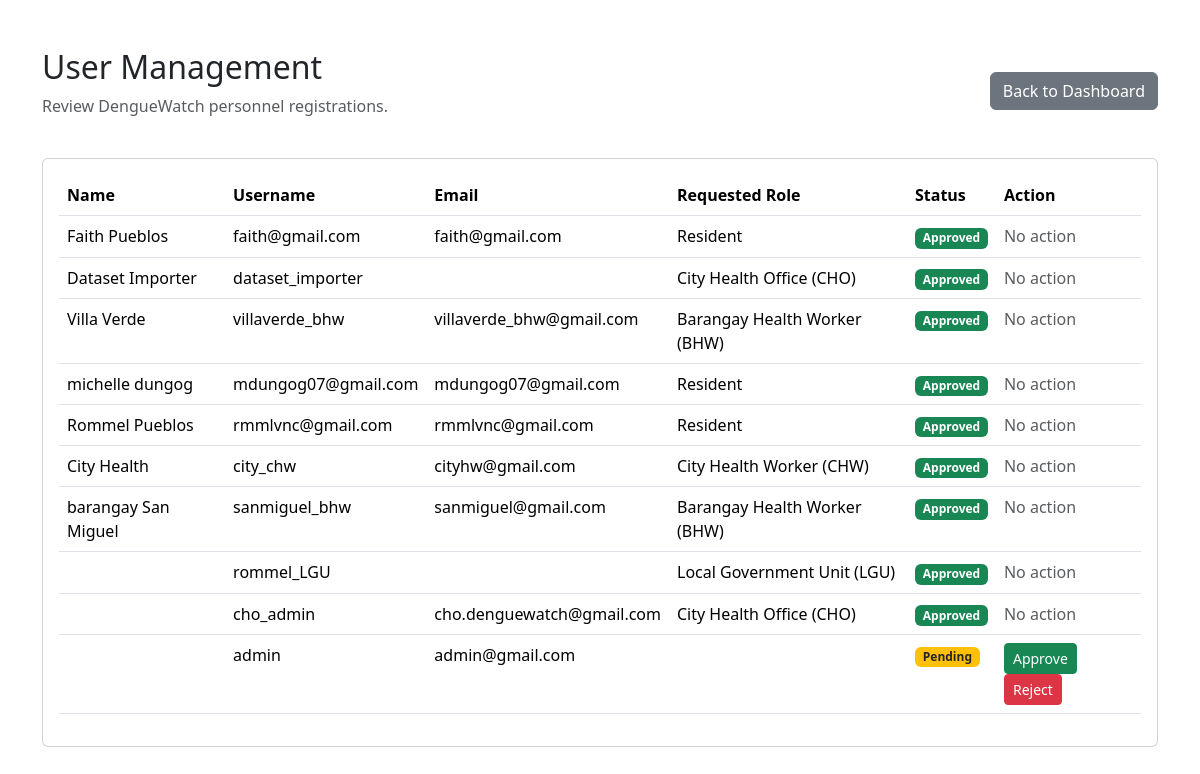
Page /user-management/ (signed in) on the committed database.
### monitoring/models.py (models this page shows, shortened)
class UserAccount(AbstractUser):
    ROLE_CHOICES = [
        ('CHO', 'City Health Office (CHO)'),
        ('CHW', 'City Health Worker (CHW)'),
        ('BHW', 'Barangay Health Worker (BHW)'),
        ('LGU', 'Local Government Unit (LGU)'),
        ('RESIDENT', 'Resident'),
    ]
    STATUS_CHOICES = [
        ('PENDING', 'Pending'),
        ('APPROVED', 'Approved'),
        ('REJECTED', 'Rejected'),
    ]
    assigned_barangay = models.ForeignKey(
        Barangay,
        on_delete=models.SET_NULL,
        null=True,
        blank=True,
        related_name='assigned_bhws'
    )
    assigned_purok = models.ForeignKey(
        Purok,
        on_delete=models.SET_NULL,
        null=True,
        blank=True,
        related_name='assigned_bhws'
    )
    role = models.CharField(
        max_length=10,
        choices=ROLE_CHOICES,
        default='BHW'
    )
    account_status = models.CharField(
        max_length=10,
        choices=STATUS_CHOICES,
        default='PENDING'
    )
    profile_picture = models.ImageField(
        upload_to='profile_pictures/',
        blank=True,
        null=True
    )
    contact_number = models.CharField(
        max_length=20,
        blank=True
    )
    address = models.TextField(
        blank=True
    )

### monitoring/views.py (the view)
        @login_required(login_url='login')
        def wrapper(request, *args, **kwargs):
            user_role = getattr(
                request.user,
                'role',
                None
            )
            if user_role not in allowed_roles:
                messages.error(
                    request,
                    'You are not authorized to access this page.'
                )
                return redirect('dashboard')
            return view_func(
                request,
                *args,
                **kwargs
            )

### monitoring/context_processors.py (called while the page is built)
def current_account(request):
    user = getattr(request, 'user', None)
    if not user or not user.is_authenticated:
        return {'current_user_name': 'Authorized personnel', 'current_user_role': ''}
    return {
        'current_user_name': user.get_full_name().strip() or user.username,
        'current_user_role': user.get_role_display(),
    }

### monitoring/views.py (called while the page is built)
def role_required(*allowed_roles):
    def decorator(view_func):
        @login_required(login_url='login')
        def wrapper(request, *args, **kwargs):
            user_role = getattr(
                request.user,
                'role',
                None
            )
            if user_role not in allowed_roles:
                messages.error(
                    request,
                    'You are not authorized to access this page.'
                )
                return redirect('dashboard')
            return view_func(
                request,
                *args,
                **kwargs
            )
        return wrapper
    return decorator

@role_required('CHO')
def user_management(request):
    users = UserAccount.objects.all().order_by(
        '-date_joined'
    )
    return render(
        request,
        'user_management.html',
        {
            'users':
                users
        }
    )

### monitoring/templates/user_management.html (shortened to what this page needs)
{% load static %}
<!DOCTYPE html>
<html lang="en">
<head>
    <link
        href="https://cdn.jsdelivr.net/npm/bootstrap@5.3.3/dist/css/bootstrap.min.css"
        rel="stylesheet"
    >
</head>
<body>
<div class="container py-5">
    <div class="d-flex justify-content-between align-items-center mb-4">
        <div>
            <h2>
                User Management
            </h2>
            <p class="text-muted">
                Review DengueWatch personnel registrations.
            </p>
        </div>
        <a
            href="{% url 'cho_dashboard' %}"
            class="btn btn-secondary"
        >
            Back to Dashboard
        </a>
    </div>
    <div class="card">
        <div class="card-body">
            <div class="table-responsive">
                <table class="table table-hover">
                    <thead>
                        <tr>
                            <th>Name</th>
                            <th>Username</th>
                            <th>Email</th>
                            <th>Requested Role</th>
                            <th>Status</th>
                            <th>Action</th>
                        </tr>
                    </thead>
                    <tbody>
                    {% for user in users %}
                        <tr>
                            <td>
                                {{ user.get_full_name }}
                            </td>
                            <td>
                                {{ user.username }}
                            </td>
                            <td>
                                {{ user.email }}
                            </td>
                            <td>
                                {{ user.get_role_display }}
                            </td>
                            <td>
                                {% if user.account_status == 'PENDING' %}
                                    <span class="badge bg-warning text-dark">
                                        Pending
                                    </span>
                                {% elif user.account_status == 'APPROVED' %}
                                    <span class="badge bg-success">
                                        Approved
                                    </span>
                                {% else %}
                                    <span class="badge bg-danger">
                                        Rejected
                                    </span>
                                {% endif %}
                            </td>
                            <td>
                                {% if user.account_status == 'PENDING' %}
                                    <a
                                        href="{% url 'approve_user' user.id %}"
                                        class="btn btn-success btn-sm"
                                    >
                                        Approve
                                    </a>
                                    <a
                                        href="{% url 'reject_user' user.id %}"
                                        class="btn btn-danger btn-sm"
                                    >
                                        Reject
                                    </a>
                                {% else %}
                                    <span class="text-muted">
                                        No action
                                    </span>
                                {% endif %}
                            </td>
                        </tr>
                    {% endfor %}
                    </tbody>
                </table>
            </div>
        </div>
    </div>
</div>
</body>
</html>

### rows in the picture
UserAccount: get_full_name "Faith Pueblos", username "faith@gmail.com", email "faith@gmail.com", role "Resident", account_status "Approved"
UserAccount: get_full_name "Dataset Importer", username "dataset_importer", role "City Health Office (CHO)", account_status "Approved"
UserAccount: get_full_name "Villa Verde", username "villaverde_bhw", email "villaverde_bhw@gmail.com", role "Barangay Health Worker (BHW)", account_status "Approved"
UserAccount: get_full_name "michelle dungog", username "mdungog07@gmail.com", email "mdungog07@gmail.com", role "Resident", account_status "Approved"
UserAccount: get_full_name "Rommel Pueblos", username "rmmlvnc@gmail.com", email "rmmlvnc@gmail.com", role "Resident", account_status "Approved"
UserAccount: get_full_name "City Health", username "city_chw", email "cityhw@gmail.com", role "City Health Worker (CHW)", account_status "Approved"
UserAccount: get_full_name "barangay San Miguel", username "sanmiguel_bhw", email "sanmiguel@gmail.com", role "Barangay Health Worker (BHW)", account_status "Approved"
UserAccount: username "rommel_LGU", role "Local Government Unit (LGU)", account_status "Approved"
UserAccount: username "cho_admin", email "cho.denguewatch@gmail.com", role "City Health Office (CHO)", account_status "Approved"
UserAccount: username "admin", email "admin@gmail.com", account_status "Pending"
